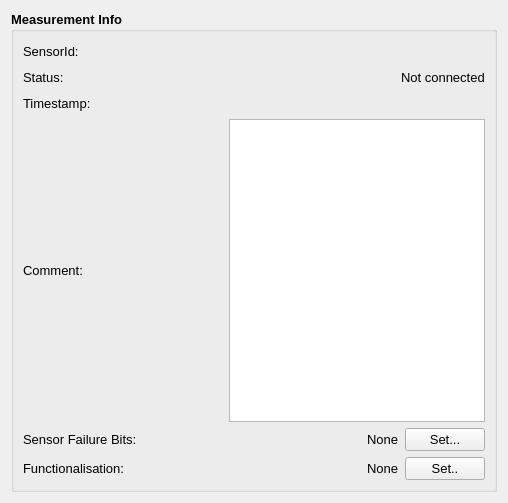
<?xml version="1.0" encoding="UTF-8"?>
<ui version="4.0">
 <class>InfoWidget</class>
 <widget class="QWidget" name="InfoWidget">
  <property name="geometry">
   <rect>
    <x>0</x>
    <y>0</y>
    <width>508</width>
    <height>503</height>
   </rect>
  </property>
  <property name="minimumSize">
   <size>
    <width>264</width>
    <height>392</height>
   </size>
  </property>
  <property name="font">
   <font>
    <pointsize>12</pointsize>
   </font>
  </property>
  <property name="windowTitle">
   <string>Form</string>
  </property>
  <layout class="QGridLayout" name="gridLayout">
   <item row="0" column="0">
    <widget class="QGroupBox" name="measurementbox">
     <property name="font">
      <font>
       <pointsize>10</pointsize>
       <weight>75</weight>
       <bold>true</bold>
      </font>
     </property>
     <property name="title">
      <string>Measurement Info</string>
     </property>
     <layout class="QGridLayout" name="gridLayout_2">
      <item row="0" column="0">
       <layout class="QVBoxLayout" name="verticalLayout_2">
        <item>
         <layout class="QHBoxLayout" name="horizontalLayout_2">
          <item>
           <widget class="QLabel" name="sensorText">
            <property name="font">
             <font>
              <pointsize>10</pointsize>
              <weight>50</weight>
              <bold>false</bold>
             </font>
            </property>
            <property name="text">
             <string>SensorId:</string>
            </property>
           </widget>
          </item>
          <item>
           <spacer name="sensorSpacer">
            <property name="font">
             <font>
              <pointsize>10</pointsize>
              <weight>75</weight>
              <bold>true</bold>
             </font>
            </property>
            <property name="orientation">
             <enum>Qt::Horizontal</enum>
            </property>
            <property name="sizeHint" stdset="0">
             <size>
              <width>40</width>
              <height>20</height>
             </size>
            </property>
           </spacer>
          </item>
          <item>
           <widget class="QLabel" name="sensorLabel">
            <property name="sizePolicy">
             <sizepolicy hsizetype="Maximum" vsizetype="Maximum">
              <horstretch>0</horstretch>
              <verstretch>0</verstretch>
             </sizepolicy>
            </property>
            <property name="font">
             <font>
              <pointsize>10</pointsize>
              <weight>50</weight>
              <bold>false</bold>
             </font>
            </property>
            <property name="text">
             <string/>
            </property>
           </widget>
          </item>
         </layout>
        </item>
        <item>
         <layout class="QHBoxLayout" name="statusLayout">
          <item>
           <widget class="QLabel" name="statusText">
            <property name="font">
             <font>
              <pointsize>10</pointsize>
              <weight>50</weight>
              <bold>false</bold>
             </font>
            </property>
            <property name="text">
             <string>Status:</string>
            </property>
           </widget>
          </item>
          <item>
           <spacer name="statusSpacer">
            <property name="font">
             <font>
              <pointsize>10</pointsize>
              <weight>75</weight>
              <bold>true</bold>
             </font>
            </property>
            <property name="orientation">
             <enum>Qt::Horizontal</enum>
            </property>
            <property name="sizeHint" stdset="0">
             <size>
              <width>40</width>
              <height>20</height>
             </size>
            </property>
           </spacer>
          </item>
          <item>
           <widget class="QLabel" name="statusLabel">
            <property name="font">
             <font>
              <pointsize>10</pointsize>
              <weight>50</weight>
              <bold>false</bold>
             </font>
            </property>
            <property name="text">
             <string>Not connected</string>
            </property>
           </widget>
          </item>
         </layout>
        </item>
        <item>
         <layout class="QHBoxLayout" name="horizontalLayout">
          <item>
           <widget class="QLabel" name="startText">
            <property name="font">
             <font>
              <pointsize>10</pointsize>
              <weight>50</weight>
              <bold>false</bold>
             </font>
            </property>
            <property name="text">
             <string>Timestamp:</string>
            </property>
           </widget>
          </item>
          <item>
           <spacer name="startSpacer">
            <property name="font">
             <font>
              <pointsize>10</pointsize>
              <weight>75</weight>
              <bold>true</bold>
             </font>
            </property>
            <property name="orientation">
             <enum>Qt::Horizontal</enum>
            </property>
            <property name="sizeHint" stdset="0">
             <size>
              <width>40</width>
              <height>20</height>
             </size>
            </property>
           </spacer>
          </item>
          <item>
           <widget class="QLabel" name="startLabel">
            <property name="sizePolicy">
             <sizepolicy hsizetype="Maximum" vsizetype="Maximum">
              <horstretch>0</horstretch>
              <verstretch>0</verstretch>
             </sizepolicy>
            </property>
            <property name="font">
             <font>
              <pointsize>10</pointsize>
              <weight>50</weight>
              <bold>false</bold>
             </font>
            </property>
            <property name="text">
             <string/>
            </property>
           </widget>
          </item>
         </layout>
        </item>
        <item>
         <layout class="QHBoxLayout" name="horizontalLayout_4">
          <item>
           <widget class="QLabel" name="commentText">
            <property name="font">
             <font>
              <pointsize>10</pointsize>
              <weight>50</weight>
              <bold>false</bold>
             </font>
            </property>
            <property name="text">
             <string>Comment:</string>
            </property>
           </widget>
          </item>
          <item>
           <spacer name="commentSpacer">
            <property name="font">
             <font>
              <pointsize>10</pointsize>
              <weight>75</weight>
              <bold>true</bold>
             </font>
            </property>
            <property name="orientation">
             <enum>Qt::Horizontal</enum>
            </property>
            <property name="sizeType">
             <enum>QSizePolicy::Expanding</enum>
            </property>
            <property name="sizeHint" stdset="0">
             <size>
              <width>40</width>
              <height>20</height>
             </size>
            </property>
           </spacer>
          </item>
          <item>
           <widget class="QTextEdit" name="commentTextEdit">
            <property name="font">
             <font>
              <pointsize>10</pointsize>
              <weight>50</weight>
              <bold>false</bold>
             </font>
            </property>
           </widget>
          </item>
         </layout>
        </item>
        <item>
         <layout class="QHBoxLayout" name="horizontalLayout_3">
          <item>
           <widget class="QLabel" name="failureText">
            <property name="font">
             <font>
              <pointsize>10</pointsize>
              <weight>50</weight>
              <bold>false</bold>
             </font>
            </property>
            <property name="text">
             <string>Sensor Failure Bits:</string>
            </property>
           </widget>
          </item>
          <item>
           <spacer name="failureSpacer">
            <property name="font">
             <font>
              <pointsize>10</pointsize>
              <weight>75</weight>
              <bold>true</bold>
             </font>
            </property>
            <property name="orientation">
             <enum>Qt::Horizontal</enum>
            </property>
            <property name="sizeHint" stdset="0">
             <size>
              <width>40</width>
              <height>20</height>
             </size>
            </property>
           </spacer>
          </item>
          <item>
           <widget class="QLabel" name="failureLabel">
            <property name="sizePolicy">
             <sizepolicy hsizetype="Maximum" vsizetype="Maximum">
              <horstretch>0</horstretch>
              <verstretch>0</verstretch>
             </sizepolicy>
            </property>
            <property name="font">
             <font>
              <pointsize>10</pointsize>
              <weight>50</weight>
              <bold>false</bold>
             </font>
            </property>
            <property name="text">
             <string>None</string>
            </property>
           </widget>
          </item>
          <item>
           <widget class="QPushButton" name="pushButton">
            <property name="font">
             <font>
              <pointsize>10</pointsize>
              <weight>50</weight>
              <bold>false</bold>
             </font>
            </property>
            <property name="text">
             <string>Set...</string>
            </property>
           </widget>
          </item>
         </layout>
        </item>
       </layout>
      </item>
      <item row="1" column="0">
       <layout class="QHBoxLayout" name="horizontalLayout_5">
        <item>
         <widget class="QLabel" name="label">
          <property name="font">
           <font>
            <pointsize>10</pointsize>
            <weight>50</weight>
            <bold>false</bold>
           </font>
          </property>
          <property name="text">
           <string>Functionalisation:</string>
          </property>
         </widget>
        </item>
        <item>
         <spacer name="horizontalSpacer">
          <property name="orientation">
           <enum>Qt::Horizontal</enum>
          </property>
          <property name="sizeHint" stdset="0">
           <size>
            <width>40</width>
            <height>20</height>
           </size>
          </property>
         </spacer>
        </item>
        <item>
         <widget class="QLabel" name="funcLabel">
          <property name="font">
           <font>
            <weight>50</weight>
            <bold>false</bold>
           </font>
          </property>
          <property name="text">
           <string>None</string>
          </property>
         </widget>
        </item>
        <item>
         <widget class="QPushButton" name="pushButton_2">
          <property name="font">
           <font>
            <pointsize>10</pointsize>
            <weight>50</weight>
            <bold>false</bold>
           </font>
          </property>
          <property name="text">
           <string>Set..</string>
          </property>
         </widget>
        </item>
       </layout>
      </item>
     </layout>
    </widget>
   </item>
  </layout>
 </widget>
 <resources/>
 <connections/>
</ui>
